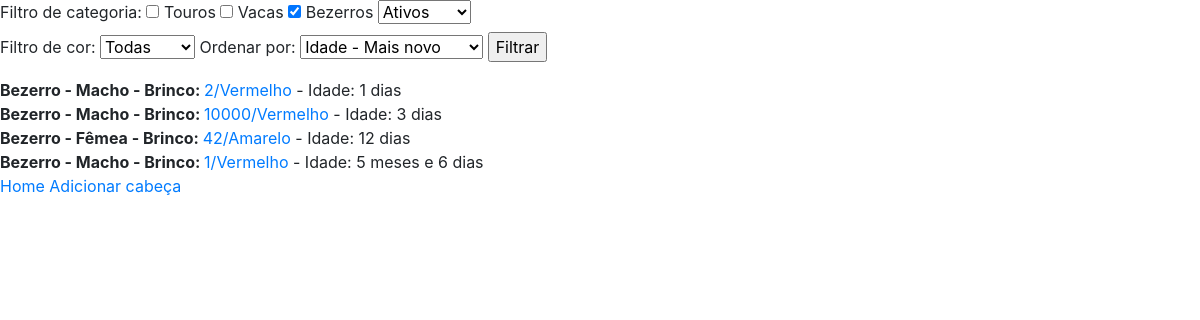
The page /cabeca/list on the database as committed earlier.
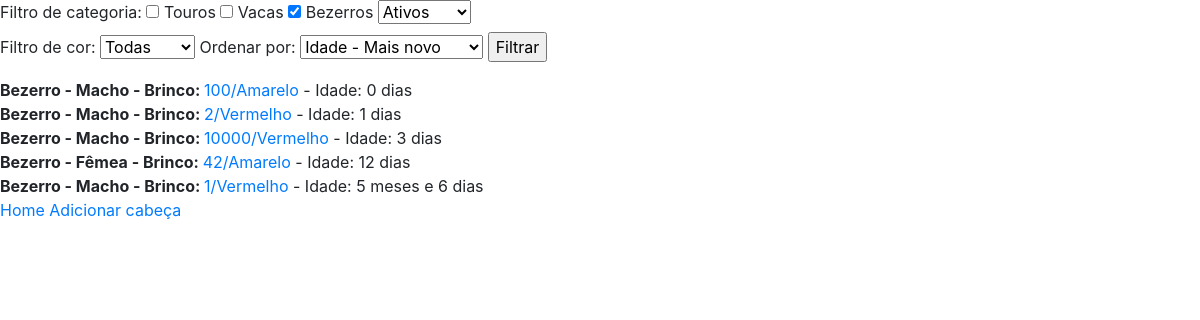
The same page on the database as committed later.
### criacao/models.py (models this page shows, shortened)
class cabecagado(models.Model):
    id = AutoField(primary_key=True)
    author = ForeignKey(settings.AUTH_USER_MODEL,on_delete=models.CASCADE)
    n_etiqueta = IntegerField()
    brinco = ForeignKey(brinco,on_delete=models.CASCADE)
    nascimento = DateField()
    MALE = "Macho"
    FEMALE = "Fêmea"
    SEXO_CHOICES = (
        (MALE, "Macho"),
        (FEMALE, "Fêmea"),
    )
    sexo = models.CharField(max_length=5,
                  choices=SEXO_CHOICES,)
    observacoes = TextField(max_length=280,blank=True,null=True)
    esta_vivo = BooleanField(default=True)
    vendido = BooleanField(default=False)
    morte = DateField(null=True,blank=True)
    causa_mortis = CharField(blank=True,max_length=30,null=True)
    BOI = "Boi"
    MATRIZ = "Vaca"
    CRIA = "Bezerro"
    TIPO_CHOICES = (
        (BOI, "Touro"),
        (MATRIZ, "Vaca"),
        (CRIA,"Bezerro")
    )
    tipo = models.CharField(max_length=7,choices=TIPO_CHOICES,)
    def idade(self):
        dias = (datetime.date.today()-self.nascimento).days
        anos = dias//365
        meses = (dias%365)//30
        dias = ((dias%365)%30)
        return f"{f'{anos} anos, ' if anos else ''}{f'{meses} meses e ' if meses else ''}{dias} dias"

class brinco(models.Model):
    id = AutoField(primary_key=True)
    cor_nome = CharField(max_length=16,unique=True)
    cor = ColorField()

### criacao/views.py (the view, shortened to what this page needs)
# urls.py: path("cabeca/list",CabecaListView, name="cabecas"),
def CabecaListView(request):
    if request.method == "GET":
        boi_checked = False
        matriz_checked = False
        cria_checked = True
        order_by_selected = False
        brinco_selected = False
        order_by_text = False
        category_filter = "ativos"
        category_text = "Ativos"
        brincos_set = cabecagado.objects.all()
        context = {"boi": "checked" if boi_checked else "",
                   "matriz": "checked" if matriz_checked else "",
                   "cria": "checked" if cria_checked else "",
                   "brincos": brinco.objects.all(),
                   "brinco_selected" : brinco_selected,
                   "order_by_selected": order_by_selected,
                   "order_by_text":order_by_text,
                   "category":category_filter,
                   "category_text": category_text
                   }
        if category_filter == "ativos":
            status_set = cabecagado.objects.filter(esta_vivo=True)&cabecagado.objects.filter(vendido=False)
        elif category_filter == "mortos":
            status_set = cabecagado.objects.filter(esta_vivo=False)
        elif category_filter == "vendidos":
            status_set = cabecagado.objects.filter(vendido=True)
        cabecas_set = cabecagado.objects.none()
        if boi_checked:
            cabecas_set = cabecas_set.union(cabecagado.objects.filter(tipo=cabecagado.BOI))
        if matriz_checked:
            cabecas_set = cabecas_set.union(cabecagado.objects.filter(tipo=cabecagado.MATRIZ))
        if cria_checked:
            cabecas_set = cabecas_set.union(cabecagado.objects.filter(tipo=cabecagado.CRIA))
        final_set = cabecas_set.intersection(brincos_set,status_set)
        if order_by_selected:
            if order_by_selected == "crescente":
                final_set = final_set.order_by('n_etiqueta')
            elif order_by_selected == "maisnovo":
                final_set = final_set.order_by('-nascimento')
            elif order_by_selected == "maisvelho":
                final_set = final_set.order_by('nascimento')
            elif order_by_selected == "decrescente":
                final_set = final_set.order_by('-n_etiqueta')
        else:
            final_set = final_set.order_by('-nascimento')
        context["cabecas"] = final_set
        return render(request,"cabecaslist.html",context)

### criacao/templates/cabecaslist.html (shortened to what this page needs)
<head>
    <link rel="stylesheet" href="https://stackpath.bootstrapcdn.com/bootstrap/4.3.1/css/bootstrap.min.css">
</head>
<body>
    <form action="list" method="get">
        Filtro de categoria:
        <input type = "checkbox"  id = "boi" name = "boi_checked" value = "True" {{boi}}>
        <label for="boi">Touros</label>
        <input type = "checkbox" id="matriz" name = "matriz_checked" value = "True" {{matriz}}>
        <label for="matriz">Vacas</label>
        <input type = "checkbox" id = "cria"  name = "cria_checked" value = "True" {{cria}}>
        <label for="cria">Bezerros</label>
        <select name="categoria">
            <option value="ativos" >Ativos</option>
        </select><br>
        Filtro de cor:
        <select name="cor">
            <option value="all" selected>Todas</option>
        </select>
        Ordenar por:
        <select name="order_by">
            <option value="maisnovo" >Idade - Mais novo</option>
        </select>
        <input type="submit" value="Filtrar" />
    </form>
    {% for cabeca in cabecas %}
     <b>{{cabeca.tipo}} - {{cabeca.sexo}} - Brinco: </b><a href= "/cabeca/{{cabeca.id}}/view">{{cabeca.n_etiqueta}}/{{cabeca.brinco.cor_nome}}</a> - Idade: {{cabeca.idade}}<br>
    {% endfor %}
    <a href="{% url 'home' %}">Home</a>
    <a href="{% url 'addCabeca' %}">Adicionar cabeça</a>
</body>

Rows that differ between the two databases and show on the page:
added cabecagado: tipo "Bezerro", sexo "Macho", n_etiqueta "100", brinco.cor_nome "Amarelo", idade "0 dias"
